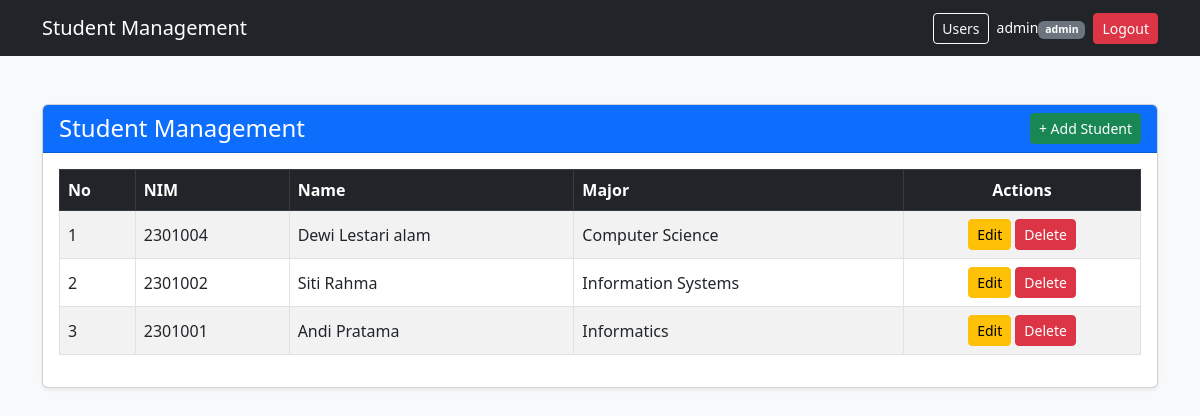
/index.php (signed in), run on the app's committed database.
### tables this page shows
CREATE TABLE `students` (
  `id` int(11) NOT NULL,
  `nim` varchar(20) NOT NULL,
  `name` varchar(100) NOT NULL,
  `major_id` int(11) NOT NULL
);

CREATE TABLE `majors` (
  `id` int(11) NOT NULL,
  `name` varchar(50) NOT NULL
);

### auth.php (called while the page is built, shortened)
<?php
function is_admin() {
    return $_SESSION['role'] === 'admin';
}
?>

### index.php (the view, shortened to what this page needs)
<?php
include 'auth.php';
include 'config.php';
$query = "SELECT s.id, s.nim, s.name, m.name AS major_name
          FROM students s
          JOIN majors m ON s.major_id = m.id
          ORDER BY s.id DESC";
$result = mysqli_query($conn, $query);
?>
<!DOCTYPE html>
<html lang="en">
<head>
<link href="https://cdn.jsdelivr.net/npm/bootstrap@5.3.0/dist/css/bootstrap.min.css" rel="stylesheet">
</head>
<body class="bg-light">
    <?php include 'navbar.php'; ?>
<div class="container mt-5">
<div class="card shadow-sm">
<div class="card-header bg-primary text-white d-flex justify-content-between align-items-center">
<h4 class="mb-0">Student Management</h4>
<a href="create.php" class="btn btn-success btn-sm">+ Add Student</a>
</div>
<div class="card-body">
<div class="table-responsive">
<table class="table table-bordered table-striped table-hover align-middle">
<thead class="table-dark">
<tr>
<th>No</th>
<th>NIM</th>
<th>Name</th>
<th>Major</th>
<th class="text-center">Actions</th>
</tr>
</thead>
<tbody>
<?php $no = 1; while ($row = mysqli_fetch_assoc($result)): ?>
<tr>
<td><?= $no++ ?></td>
<td><?= htmlspecialchars($row['nim']) ?></td>
<td><?= htmlspecialchars($row['name']) ?></td>
<td><?= htmlspecialchars($row['major_name']) ?></td>
<td class="text-center">
<a href="edit.php?id=<?= $row['id'] ?>" class="btn btn-warning btn-sm">Edit</a>
<?php if (is_admin()): ?>
<a href="delete.php?id=<?= $row['id'] ?>" class="btn btn-danger btn-sm" onclick="return confirm('Are you sure you want to delete this student?')">Delete</a>
<?php endif; ?>
</td>
</tr>
<?php endwhile; ?>
</tbody>
</table>
</div>
</div>
</div>
</div>
</body>
</html>

### navbar.php (shortened to what this page needs)
<nav class="navbar navbar-dark bg-dark">
<div class="container">
<a class="navbar-brand" href="index.php">Student Management</a>
<div class="d-flex align-items-center gap-2">
<?php if (is_admin()): ?>
<a href="users.php" class="btn btn-outline-light btn-sm">Users</a>
<?php endif; ?>
<span class="text-white small">
<?= htmlspecialchars($_SESSION['username']) ?>
<span class="badge bg-secondary"><?= $_SESSION['role'] ?></span>
</span>
<a href="logout.php" class="btn btn-danger btn-sm">Logout</a>
</div>
</div>
</nav>

### data on the page
students: nim "2301004", name "Dewi Lestari alam", major.name "Computer Science"
students: nim "2301002", name "Siti Rahma", major.name "Information Systems"
students: nim "2301001", name "Andi Pratama", major.name "Informatics"

### other printed values
$_SESSION['username'] "admin"
$_SESSION['role'] "admin"
